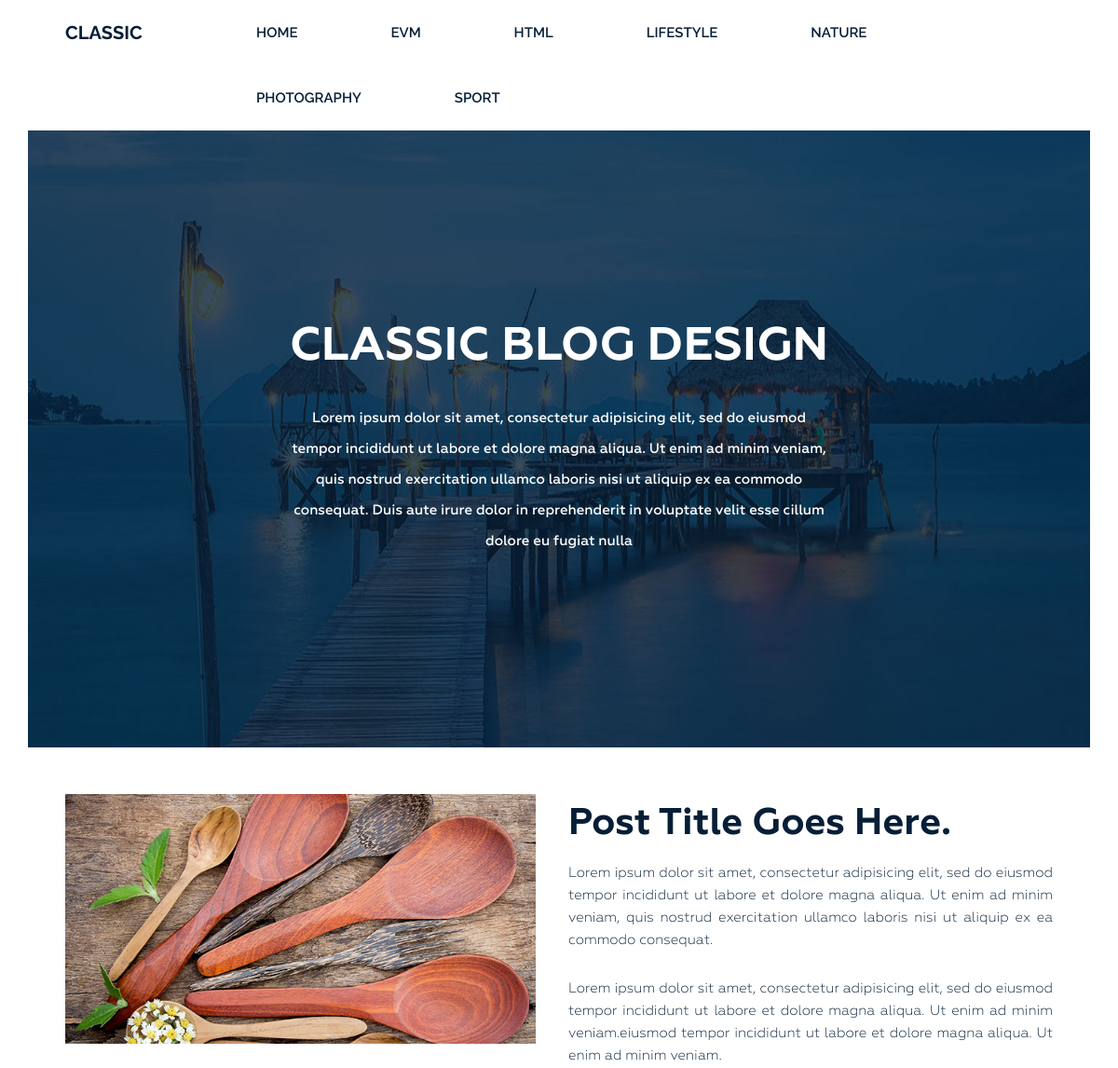
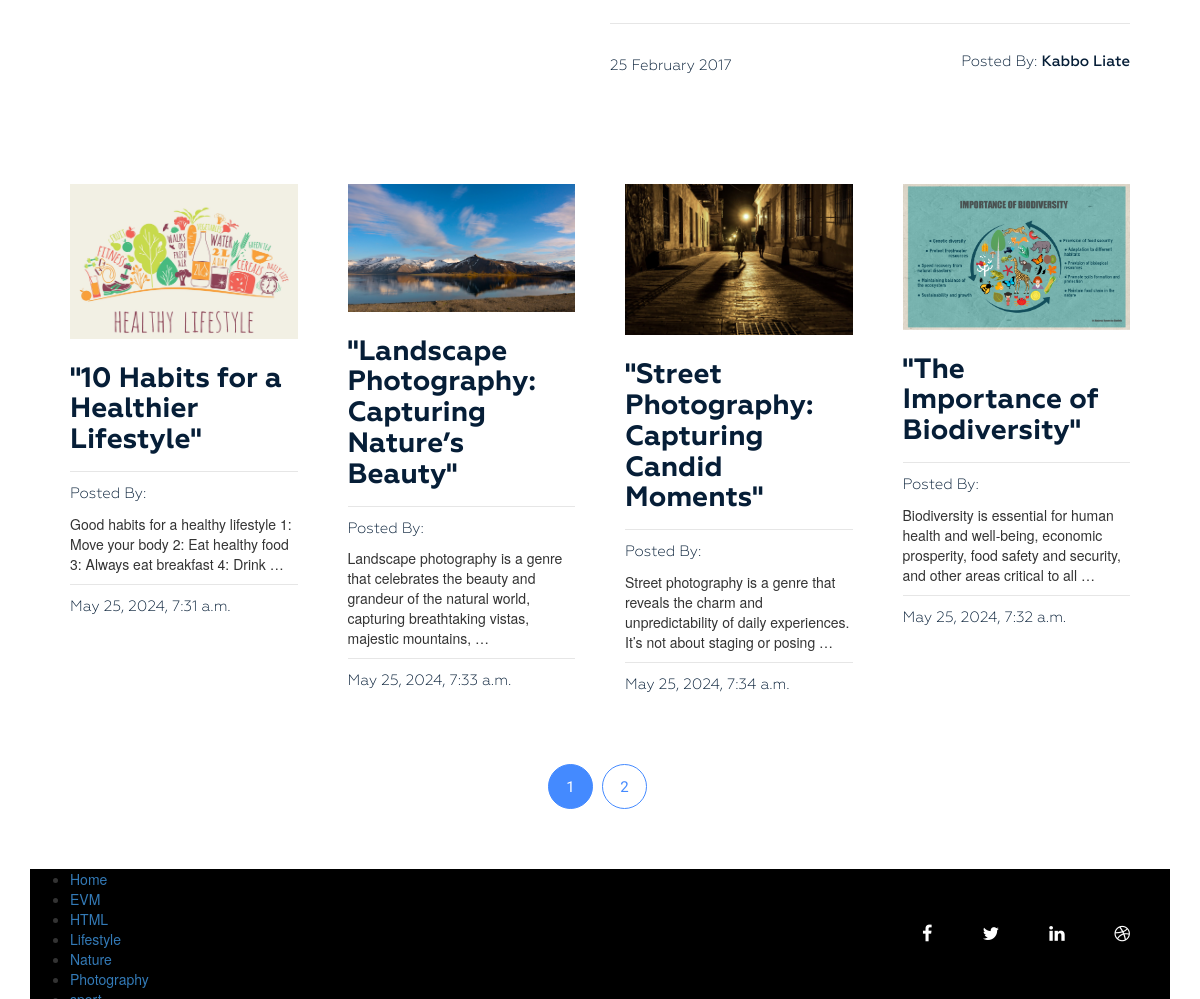
The page / on the database its author committed (2 pictures, top to bottom).
### blog/models.py (models this page shows, shortened)
class Category(models.Model):
    title = models.CharField(max_length=255)
    slug = models.SlugField(max_length=255, verbose_name='Url', unique=True)
    class Meta:
        verbose_name = 'Категория'
        verbose_name_plural = 'Категории'
        ordering = ['title']
    def get_absolute_url(self):
        return reverse('category', kwargs={'slug': self.slug})

class Post(models.Model):
    title = models.CharField(max_length=255, verbose_name='Заголовок')
    slug = models.SlugField(max_length=255, verbose_name='url', unique=True)
    author = models.CharField(max_length=100)
    content = models.TextField(blank=True)
    created_at = models.DateTimeField(auto_now_add=True, verbose_name='Опубликовано')
    photo = models.ImageField(upload_to='photos/%Y/%m/%d/', blank=True)
    views = models.IntegerField(default=0, verbose_name='Кол-во просмотров')
    category = models.ForeignKey(Category, on_delete=models.PROTECT, related_name='posts', verbose_name='Категория')
    tags = models.ManyToManyField(Tag, blank=True, related_name='posts')
    class Meta:
        verbose_name = 'Статья'
        verbose_name_plural = 'Статьи'
        ordering = ['title']
    def get_absolute_url(self):
        return reverse('post', kwargs={"slug": self.slug})

### blog/views.py (the view)
# urls.py: path('',Home.as_view(), name= 'home'),
class Home(ListView):
    model = Post
    template_name = 'blog/index.html'
    context_object_name = 'posts'
    paginate_by = 4
    def get_context_data(self, *, object_list=None, **kwargs):
        context = super().get_context_data(**kwargs)
        return context

### blog/templatetags/menu.py (called while the page is built)
@register.inclusion_tag('blog/menu_tpl.html')
def show_menu(menu_class='menu'):
    categories = Category.objects.all()
    return {'categories': categories, 'menu_class': menu_class}

### blog/templates/blog/index.html (shortened to what this page needs)
{% extends 'base.html' %}
{% load static %}
{% block content %} {{ title }}
<section class="bg-text-area">
    <div class="container">
        <div class="row">
            <div class="col-md-12">
                <div class="bg-text">
                    <h3>Classic BLOG Design</h3>
                    <p>Lorem ipsum dolor sit amet, consectetur adipisicing elit, sed do eiusmod tempor incididunt ut labore et dolore magna aliqua. Ut enim ad minim veniam, quis nostrud exercitation ullamco laboris nisi ut aliquip ex ea commodo consequat. Duis aute irure dolor in reprehenderit in voluptate velit esse cillum dolore eu fugiat nulla </p>
                </div>
            </div>
        </div>
    </div>
</section>
<section class="blog-post-area">
    <div class="container">
        <div class="row">
            <div class="blog-post-area-style">
                    <div class="col-md-12">
                        <div class="single-post-big">
                            <div class="big-image">
                                <img src="{%static 'img/post-image1.jpg' %}" alt="">
                            </div>
                            <div class="big-text">
                                <h3><a href="#">Post Title Goes Here.</a></h3>
                                <p>Lorem ipsum dolor sit amet, consectetur adipisicing elit, sed do eiusmod tempor incididunt ut labore et dolore magna aliqua. Ut enim ad minim veniam, quis nostrud exercitation ullamco laboris nisi ut aliquip ex ea commodo consequat.</p>
                                <p>Lorem ipsum dolor sit amet, consectetur adipisicing elit, sed do eiusmod tempor incididunt ut labore et dolore magna aliqua. Ut enim ad minim veniam.eiusmod tempor incididunt ut labore et dolore magna aliqua. Ut enim ad minim veniam.</p>
                                <h4><span class="date">25 February 2017</span><span class="author">Posted By: <span class="author-name">Kabbo Liate</span></span>
                                </h4>
                            </div>
                        </div>
                    </div>
                    {% for post in posts %}
                    <div class="col-md-3">
                        <div class="single-post">
                            {% if post.photo %}
                            <img src="{{ post.photo.url }}" alt="{{ post.title }}">
                            {% else %}
                            <img src="https://picsum.photos/id/1060/300/201/?blur=2" alt="{{ post.title }}">
                            {% endif %}
                            <h3><a href="{{ post.get_absolute_url }}">{{ post.title }}</a></h3>
                            <h4><span>Posted By: </span>
                            </h4>
                            {{ post.content|truncatewords_html:20|safe }}
                            <h4><span>{{ post.created_at }}</span></h4>
                        </div>
                    </div>
                    {% endfor %}
            </div>
        </div>
    </div>
    {% if page_obj.has_other_pages %}
        <div class="pegination">
            <div class="nav-links">
                {% for p in page_obj.paginator.page_range %}
                    {% if page_obj.number == p %}
                    <span class="page-numbers current">{{ p }}</span>
                    {% elif p > page_obj.number|add:-3 and p < page_obj.number|add:3 %}
                    <a class="page-numbers" href="?page={{ p }}">{{ p }}</a>
                    {% endif %}
                {% endfor %}
            </div>
        </div>
    {% endif %}
</section>
{% endblock %}

### templates/base.html (shortened to what this page needs)
{% load static %}
{% load cache %}
<!DOCTYPE html>
<html lang="en">
<head>
    <link rel="stylesheet" href="{%static 'css/bootstrap.css' %}">
    <link rel="stylesheet" href="{%static 'css/font-awesome.min.css' %}">
    <link rel="stylesheet" href="{%static 'css/owl.carousel.min.css' %}">
    <link rel="stylesheet" href="{%static 'css/owl.theme.default.min.css' %}">
    <link rel="stylesheet" href="{%static 'style.css' %}">
    <link rel="stylesheet" href="{%static 'responsive.css' %}">
</head>
<body>
    <div class="wrapper">
        {%include 'inc/_header.html' %}
        {% block content %} {% endblock %}
        {%include 'inc/_footer.html' %}
    </div>
</body>
</html>

### templates/inc/_header.html
{%load menu%}
<header class="header">
            <div class="container">
                <div class="row">
                    <div class="col-md-2">
                        <div class="logo">
                            <h2><a href="#">Classic</a></h2>
                        </div>
                    </div>
                    <div class="col-md-10">
                        {%show_menu%}
                    </div>
                </div>
            </div>
        </header>

### blog/templates/blog/menu_tpl.html
<div class="menu">
    <ul>
        <li><a href="{% url 'home' %}">Home</a></li>
        {% for item in categories %}
        <li><a href="{{ item.get_absolute_url }}">{{ item.title }}</a></li>
        {% endfor %}
    </ul>
</div>

### templates/inc/_footer.html
{% load menu %}
<footer class="footer">
            <div class="container">
                <div class="row">
                    <div class="col-md-12">
                        <div class="footer-bg">
                            <div class="row">
                                <div class="col-md-9">
                                    {% show_menu 'footer-menu' %}
                                </div>
                                <div class="col-md-3">
                                    <div class="footer-icon">
                                        <p><a href="#"><i class="fa fa-facebook" aria-hidden="true"></i></a><a href="#"><i class="fa fa-twitter" aria-hidden="true"></i></a><a href="#"><i class="fa fa-linkedin" aria-hidden="true"></i></a><a href="#"><i class="fa fa-dribbble" aria-hidden="true"></i></a></p>
                                    </div>
                                </div>
                            </div> .
                        </div>
                    </div>
                </div>
            </div>
        </footer>

### pav/static/style.css (style rules this page uses)
.wrapper header.header .logo h2 { margin: 0 0 0 40px; padding: 0; }
.wrapper header.header .logo h2 a { color: #061e37; font-family: "Raleway", sans-serif; font-size: 20px; font-weight: 700; text-decoration: none; line-height: 70px; padding: 22px 0; text-transform: uppercase; }
.wrapper header.header .menu { margin: 0 }
.wrapper header.header .menu ul { float: right; margin: 0; padding: 0; margin-right: 4px; }
.wrapper header.header .menu ul li { display: inline-block; list-style: outside none none; margin: 0 -4px 0 0; }
.wrapper header.header .menu ul li a { color: rgb(6, 30, 55); font-family: "Raleway", sans-serif; font-size: 15px; font-weight: 600; line-height: 70px; padding: 26px 50px; text-decoration: none; text-transform: uppercase; }
.wrapper section.bg-text-area .bg-text { background-image: url(img/bg-iamges.jpg); background-size: 100% 100%; padding: 205px 280px; }
.wrapper section.bg-text-area .bg-text h3 { color: #fff; font-family: Geometria; font-size: 50px; font-weight: 700; text-align: center; text-transform: uppercase; margin: 0; }
.wrapper section.bg-text-area .bg-text p { color: #fff; font-family: Geometria; font-size: 15px; font-weight: 500; line-height: 33px; margin: 32px 0 0; text-align: center; }
section.blog-post-area { margin-top: 50px; }
section.blog-post-area .big-image { float: left; width: 50%; padding-right: 35px; }
section.blog-post-area .big-text { float: right; width: 50%; padding-right: 20px; }
section.blog-post-area img { width: 100%; }
section.blog-post-area .big-text h3 { margin: 10px 0 0; }
section.blog-post-area .big-text h3 a { font-family: Geometria; font-weight: 700; font-size: 40px; color: #061e37; text-decoration: none; }
section.blog-post-area .big-text p { color: #061e37; font-family: Geometria; font-size: 15px; font-weight: 400; line-height: 24px; padding-top: 18px; text-align: justify; text-decoration: none; }
section.blog-post-area .big-text h4 { margin-top: 25px; padding-top: 30px; position: relative; }
section.blog-post-area .big-text h4::before { background: #e6e6e6 none repeat scroll 0 0; content: ""; height: 1px; position: absolute; top: 0; width: 100%; }
section.blog-post-area .single-post { padding-right: 20px; margin: 100px 0px 0px; }
section.blog-post-area h4 span { font-family: Geometria; font-weight: 400; font-size: 15px; color: #061e37; text-decoration: none; }
section.blog-post-area .big-text h4 span.author { float: right }
section.blog-post-area h4 span.author-name { font-weight: 500; }
.blog-post-area .single-post h3 a { font-family: Geometria; font-size: 28px; font-weight: 700; text-decoration: none; color: #061e37; }
.blog-post-area .single-post h4 { margin-bottom: 12px; padding-top: 10px; position: relative; }
.blog-post-area .single-post h4::before { background: #e6e6e6 none repeat scroll 0 0; content: ""; height: 1px; position: absolute; top: 0; width: 100%; }
.blog-post-area .single-post h3 { margin: 25px 0 15px; }
.blog-post-area .pegination { margin-top: 60px; margin-bottom: 60px; }
.blog-post-area .pegination .nav-links { margin: 0; padding: 0; text-align: center; }
.blog-post-area .pegination .nav-links .page-numbers { border: 1px solid #448aff; border-radius: 50%; color: #448aff; display: inline-block; font-family: "Roboto", sans-serif; font-size: 15px; font-weight: 400; height: 45px; line-height: 45px; list-style: outside none none; margin-right: 5px; text-align: center; width: 45px; }
.blog-post-area .blog-post-area-style { margin: 0 20px 0 40px; }
.blog-post-area .pegination .nav-links .page-numbers.current { background: #448aff; color: #fff; }
.blog-post-area .pegination .nav-links a { text-decoration: none; }
.wrapper footer.footer { height: 130px; }
.wrapper footer .footer-bg { background: #000 none repeat scroll 0 0; height: 130px; overflow: hidden; }
.wrapper footer.footer .footer-icon p { float: right; line-height: 130px; }
.wrapper footer.footer .footer-icon p i { color: #fff; font-size: 18px; margin-right: 30px; padding: 10px; }

### rows shown on the page
Category: title "EVM"
Category: title "HTML"
Category: title "LIFESTYLE", title "Lifestyle"
Category: title "NATURE", title "Nature"
Category: title "PHOTOGRAPHY", title "Photography"
Category: title "SPORT"
Post: photo (picture), title "\"10 Habits for a Healthier Lifestyle\"", content "Good habits for a healthy lifestyle 1: Move your body 2: Eat healthy food 3: Always eat breakfast 4: Drink …", created_at "May 25, 2024, 7:31 a.m."
Post: photo (picture), title "\"Landscape Photography: Capturing Nature’s Beauty\"", content "Landscape photography is a genre that celebrates the beauty and grandeur of the natural world, capturing breathtaking vistas, majestic mountains, …", created_at "May 25, 2024, 7:33 a.m."
Post: photo (picture), title "\"Street Photography: Capturing Candid Moments\"", content "Street photography is a genre that reveals the charm and unpredictability of daily experiences. It’s not about staging or posing …", created_at "May 25, 2024, 7:34 a.m."
Post: photo (picture), title "\"The Importance of Biodiversity\"", content "Biodiversity is essential for human health and well-being, economic prosperity, food safety and security, and other areas critical to all …", created_at "May 25, 2024, 7:32 a.m."

### other values the page prints
{{ p }} "1"
{{ p }} "2"
